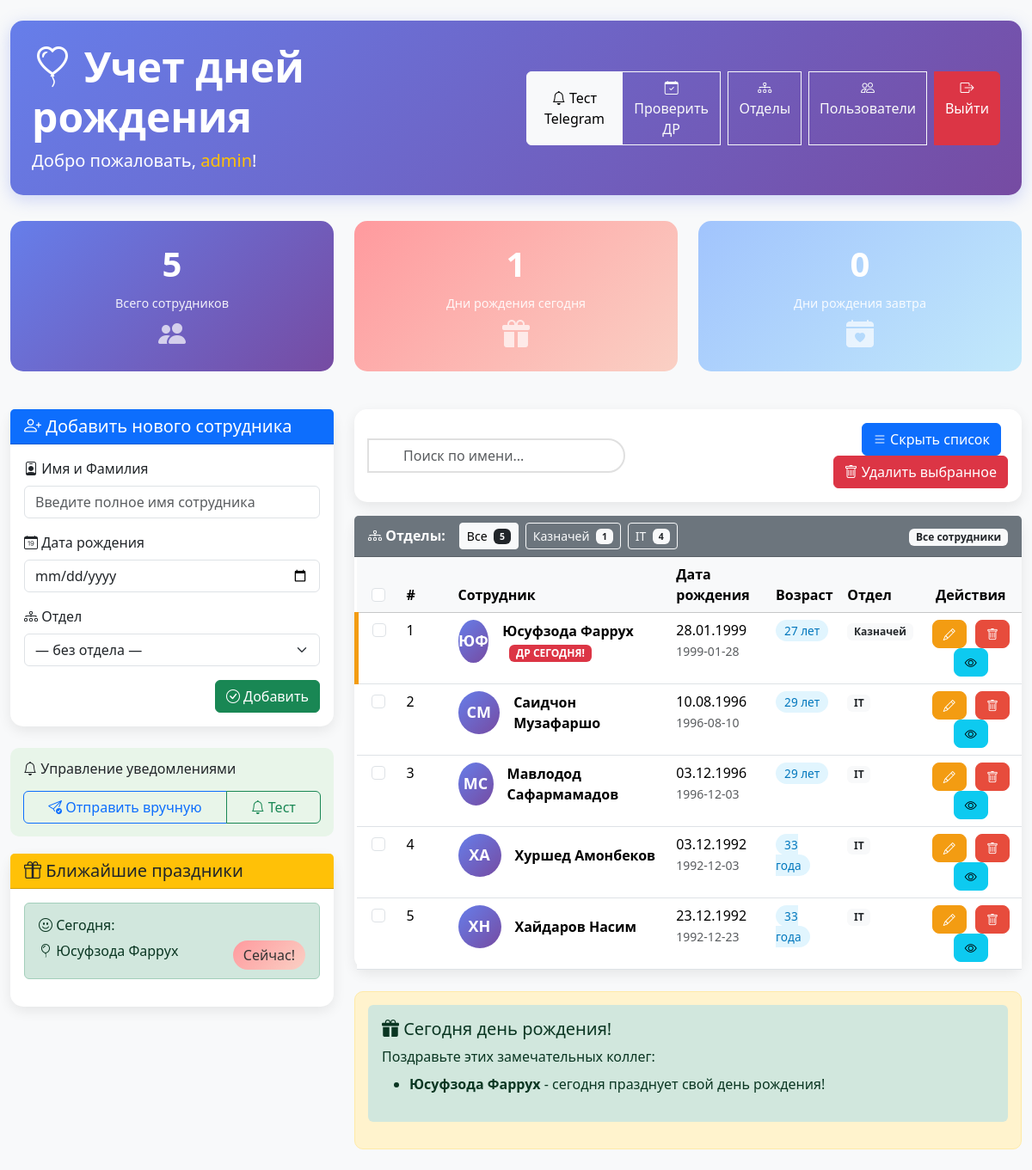
Page / (signed in) on the earlier database version.
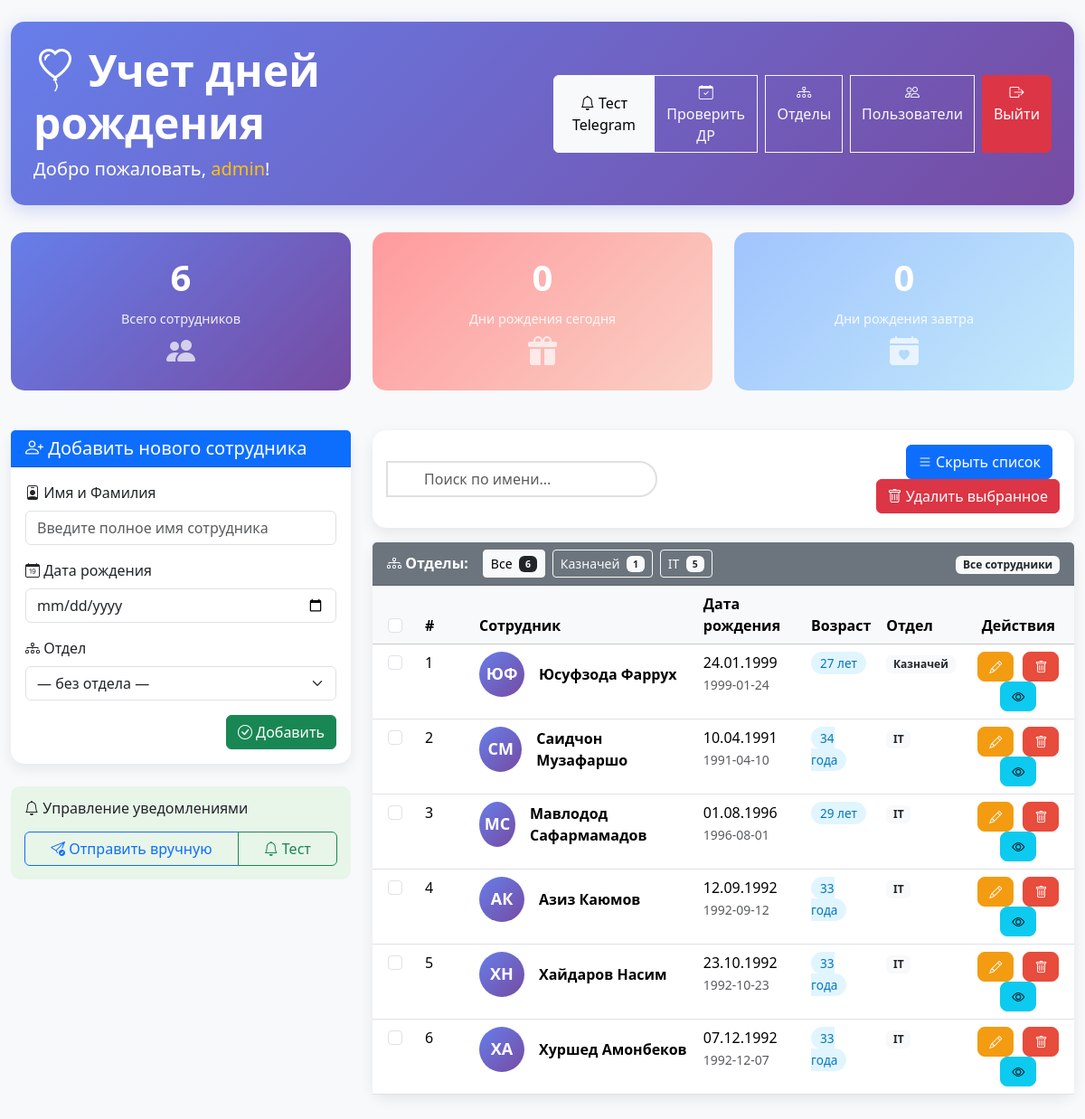
Same page on the later database version.
### tables this page shows
CREATE TABLE employees (
            id INTEGER PRIMARY KEY AUTOINCREMENT,
            name TEXT NOT NULL,
            dob TEXT NOT NULL
        , department_id INTEGER);

### app.py (the view, shortened to what this page needs)
@app.route("/", methods=["GET", "POST"])
@login_required
def index():
    conn = sqlite3.connect(DB_NAME)
    cur = conn.cursor()
    cur.execute("""
        SELECT e.id, e.name, e.dob, COALESCE(d.name,'') as department
        FROM employees e
        LEFT JOIN departments d ON d.id = e.department_id
    """)
    rows = cur.fetchall()
    conn.close()
    employees = [{"id": r[0], "name": r[1], "dob": r[2], "department": r[3]} for r in rows]
    employees_sorted = sorted(employees, key=lambda x: datetime.strptime(x["dob"], "%Y-%m-%d").replace(year=1900))
    today_md = datetime.now().strftime("%m-%d")
    tomorrow_md = (datetime.now() + timedelta(days=1)).strftime("%m-%d")
    birthdays_today = [e["name"] for e in employees if datetime.strptime(e["dob"], "%Y-%m-%d").strftime("%m-%d") == today_md]
    birthdays_tomorrow = [e["name"] for e in employees if datetime.strptime(e["dob"], "%Y-%m-%d").strftime("%m-%d") == tomorrow_md]
    return render_template(
        "index.html",
        employees=employees_sorted,
        birthdays_today=birthdays_today,
        birthdays_tomorrow=birthdays_tomorrow,
        username=session.get("username"),
        is_admin=session.get("is_admin"),
        now=datetime.now(),
        get_age_suffix=get_age_suffix,
        departments=get_departments()
    )

### templates/index.html (shortened to what this page needs)
<!DOCTYPE html>
<html lang="ru">
<head>
    <link href="https://cdn.jsdelivr.net/npm/bootstrap@5.3.2/dist/css/bootstrap.min.css" rel="stylesheet">
    <link rel="stylesheet" href="https://cdn.jsdelivr.net/npm/bootstrap-icons@1.10.0/font/bootstrap-icons.css">
</head>
<body>
<div class="container-fluid py-4">
    <div class="dashboard-header">
        <div class="row align-items-center">
            <div class="col-md-6">
                <h1 class="display-5 fw-bold mb-2">
                    <i class="bi bi-balloon-heart"></i> Учет дней рождения
                </h1>
                <p class="lead mb-0">Добро пожаловать, <strong class="text-warning">{{ username }}</strong>!</p>
            </div>
            <div class="col-md-6 text-end">
                <div class="btn-group" role="group">
                    <button type="button" class="btn btn-light" onclick="sendTestNotification()">
                        <i class="bi bi-bell"></i> Тест Telegram
                    </button>
                    <a href="{{ url_for('check_birthdays_manual') }}" class="btn btn-outline-light">
                        <i class="bi bi-calendar-check"></i> Проверить ДР
                    </a>
                    {% if is_admin %}
                    <a href="{{ url_for('departments') }}" class="btn btn-outline-light ms-2">
                        <i class="bi bi-diagram-3"></i> Отделы
                    </a>
                    <a href="{{ url_for('users') }}" class="btn btn-outline-light ms-2">
                        <i class="bi bi-people"></i> Пользователи
                    </a>
                    {% endif %}
                    <a href="{{ url_for('logout') }}" class="btn btn-danger ms-2">
                        <i class="bi bi-box-arrow-right"></i> Выйти
                    </a>
                </div>
            </div>
        </div>
    </div>
    <div class="row mb-4">
        <div class="col-md-4">
            <div class="stats-card total">
                <div class="stats-number">{{ employees|length }}</div>
                <div class="stats-label">Всего сотрудников</div>
                <i class="bi bi-people-fill" style="font-size: 2rem; opacity: 0.7;"></i>
            </div>
        </div>
        <div class="col-md-4">
            <div class="stats-card today">
                <div class="stats-number">{{ birthdays_today|length }}</div>
                <div class="stats-label">Дни рождения сегодня</div>
                <i class="bi bi-gift-fill" style="font-size: 2rem; opacity: 0.7;"></i>
            </div>
        </div>
        <div class="col-md-4">
            <div class="stats-card tomorrow">
                <div class="stats-number">{{ birthdays_tomorrow|length }}</div>
                <div class="stats-label">Дни рождения завтра</div>
                <i class="bi bi-calendar-heart-fill" style="font-size: 2rem; opacity: 0.7;"></i>
            </div>
        </div>
    </div>
    <div class="row">
        <div class="col-lg-4">
            <div class="card card-custom">
                <div class="card-header bg-primary text-white">
                    <h5 class="mb-0" id="formTitle">
                        <i class="bi bi-person-plus"></i> Добавить нового сотрудника
                    </h5>
                </div>
                <div class="card-body">
                    <form method="POST" id="employeeForm">
                        <div class="mb-3">
                            <label for="employeeName" class="form-label">
                                <i class="bi bi-person-badge"></i> Имя и Фамилия
                            </label>
                            <input type="text" class="form-control" id="employeeName" name="name"
                                   placeholder="Введите полное имя сотрудника" required>
                        </div>
                        <div class="mb-3">
                            <label for="employeeDob" class="form-label">
                                <i class="bi bi-calendar-date"></i> Дата рождения
                            </label>
                            <input type="date" class="form-control" id="employeeDob" name="dob" required>
                        </div>
                        <div class="mb-3">
                            <label for="employeeDept" class="form-label">
                                <i class="bi bi-diagram-3"></i> Отдел
                            </label>
                            <select class="form-select" id="employeeDept" name="department_id">
                                <option value="">— без отдела —</option>
                            </select>
                        </div>
                        <div class="d-grid gap-2 d-md-flex justify-content-md-end">
                            <button type="submit" class="btn btn-success" id="submitBtn">
                                <i class="bi bi-check-circle"></i> Добавить
                            </button>
                        </div>
                    </form>
                </div>
            </div>
            <div class="notification-controls">
                <h6><i class="bi bi-bell"></i> Управление уведомлениями</h6>
                <div class="btn-group w-100 mt-2" role="group">
                    <a href="{{ url_for('check_birthdays_manual') }}" class="btn btn-outline-primary">
                        <i class="bi bi-send-check"></i> Отправить вручную
                    </a>
                    <button type="button" class="btn btn-outline-success" onclick="sendTestNotification()">
                        <i class="bi bi-bell"></i> Тест
                    </button>
                </div>
            </div>
            {% if birthdays_today or birthdays_tomorrow %}
            <div class="card card-custom">
                <div class="card-header bg-warning text-dark">
                    <h5 class="mb-0"><i class="bi bi-gift"></i> Ближайшие праздники</h5>
                </div>
                <div class="card-body">
                    {% if birthdays_today %}
                    <div class="alert alert-success">
                        <h6><i class="bi bi-emoji-smile"></i> Сегодня:</h6>
                        <ul class="list-unstyled mb-0">
                            {% for name in birthdays_today %}
                            <li class="mb-1">
                                <i class="bi bi-balloon"></i> {{ name }}
                                <span class="badge-birthday float-end">Сейчас!</span>
                            </li>
                            {% endfor %}
                        </ul>
                    </div>
                    {% endif %}
                </div>
            </div>
            {% endif %}
        </div>
        <div class="col-lg-8">
            <div class="card card-custom mb-3">
                <div class="card-body">
                    <div class="row align-items-center">
                        <div class="col-md-6">
                            <div class="input-group position-relative">
                                <span class="input-group-text search-icon">
                                </span>
                                <input type="text" id="searchInput" class="form-control search-box"
                                       placeholder="Поиск по имени...">
                            </div>
                        </div>
                        <div class="col-md-6 text-end">
                            <button class="btn btn-primary me-2" onclick="toggleEmployeeList()">
                                <i class="bi bi-list"></i>
                                <span id="toggleText">Скрыть список</span>
                            </button>
                            <button class="btn btn-danger" onclick="deleteSelected()">
                                <i class="bi bi-trash"></i> Удалить выбранное
                            </button>
                        </div>
                    </div>
                </div>
            </div>
            <div class="card card-custom" id="employeeListCard">
                <div class="card-header bg-secondary text-white">
                    <div class="d-flex flex-wrap align-items-center gap-2">
                        <div class="me-2 text-white fw-semibold">
                            <i class="bi bi-diagram-3"></i> Отделы:
                        </div>
                        <button type="button" class="btn btn-sm btn-light" onclick="filterByDepartment('ALL')">
                            Все
                            <span class="badge bg-dark ms-1" id="countAll">{{ employees|length }}</span>
                        </button>
                        <div id="deptButtons" class="d-flex flex-wrap gap-2"></div>
                        <div class="ms-auto text-white">
                            <span class="badge bg-light text-dark" id="currentFilterLabel">Все сотрудники</span>
                        </div>
                    </div>
                </div>
                <div class="card-body p-0">
                    <div class="table-responsive">
                        <table class="table table-hover mb-0">
                            <thead class="table-light">
                            <tr>
                                <th width="50" class="text-center">
                                    <input type="checkbox" id="selectAll" class="form-check-input">
                                </th>
                                <th width="60">#</th>
                                <th>Сотрудник</th>
                                <th>Дата рождения</th>
                                <th>Возраст</th>
                                <th>Отдел</th>
                                <th class="text-center">Действия</th>
                            </tr>
                            </thead>
                            <tbody id="employeeTableBody">
                            {% for emp in employees %}
                                {% set birth_date = emp.dob.split('-') %}
                                {% set birth_year = birth_date[0]|int %}
                                {% set birth_month = birth_date[1]|int %}
                                {% set birth_day = birth_date[2]|int %}
                                {% set age = now.year - birth_year %}
                                {% if now.month < birth_month or (now.month == birth_month and now.day < birth_day) %}
                                    {% set age = age - 1 %}
                                {% endif %}
                                <tr data-id="{{ emp.id }}"
                                    class="employee-row {% if emp.name in birthdays_today %}birthday-today{% elif emp.name in birthdays_tomorrow %}birthday-tomorrow{% endif %}">
                                    <td class="text-center">
                                        <input type="checkbox" class="form-check-input employee-checkbox"
                                               value="{{ emp.id }}">
                                    </td>
                                    <td>{{ loop.index }}</td>
                                    <td>
                                        <div class="d-flex align-items-center">
                                            <div class="employee-avatar me-3">
                                                {{ emp.name.split(' ')[0][0] }}{% if emp.name.split(' ')|length > 1 %}{{ emp.name.split(' ')[-1][0] }}{% else %}{{ emp.name[0] }}{% endif %}
                                            </div>
                                            <div>
                                                <strong>{{ emp.name }}</strong>
                                                {% if emp.name in birthdays_today %}
                                                <span class="badge bg-danger ms-2">ДР СЕГОДНЯ!</span>
                                                {% elif emp.name in birthdays_tomorrow %}
                                                <span class="badge bg-warning ms-2">ДР ЗАВТРА</span>
                                                {% endif %}
                                            </div>
                                        </div>
                                    </td>
                                    <td>
                                        {{ "%02d"|format(birth_day) }}.{{ "%02d"|format(birth_month) }}.{{ birth_year }}
                                        <br>
                                        <small class="text-muted">{{ emp.dob }}</small>
                                    </td>
                                    <td>
                                        <span class="age-badge">{{ age }} {{ get_age_suffix(age) }}</span>
                                    </td>
                                    <td>
                                        <span class="badge bg-light text-dark">
                                            {{ emp.department if emp.department else "—" }}
                                        </span>
                                    </td>
                                    <td class="text-center action-buttons">
                                        <button class="btn btn-sm btn-edit" onclick="editEmployee({{ emp.id }})" title="Редактировать">
                                            <i class="bi bi-pencil"></i>
                                        </button>
                                        <button class="btn btn-sm btn-delete" onclick="deleteEmployee({{ emp.id }})" title="Удалить">
                                            <i class="bi bi-trash"></i>
                                        </button>
                                        <button class="btn btn-sm btn-info" onclick="viewEmployee({{ emp.id }}, '{{ emp.name }}', '{{ emp.dob }}', '{{ emp.department|default("") }}')" title="Просмотр">
                                            <i class="bi bi-eye"></i>
                                        </button>
                                    </td>
                                </tr>
                            {% endfor %}
                            </tbody>
                        </table>
                    </div>
                </div>
            </div>
            {% if birthdays_today %}
            <div class="birthday-message show">
                <div class="alert alert-success border-0">
                    <h5><i class="bi bi-gift-fill"></i> Сегодня день рождения!</h5>
                    <p class="mb-2">Поздравьте этих замечательных коллег:</p>
                    <ul>
                        {% for name in birthdays_today %}
                        <li><strong>{{ name }}</strong> - сегодня празднует свой день рождения!</li>
                        {% endfor %}
                    </ul>
                </div>
            </div>
            {% endif %}
        </div>
    </div>
</div>
</body>
</html>

Differences in the rows shown:
no longer on one of the page's lists (row edited): employees: name "Юсуфзода Фаррух"
changed employees "Юсуфзода Фаррух": birth_day "28" → "24"; dob "1999-01-28" → "1999-01-24"; no longer shows "ДР СЕГОДНЯ!"
changed employees "Саидчон Музафаршо": birth_month "08" → "04"; birth_year "1996" → "1991"; dob "1996-08-10" → "1991-04-10"; age "29" → "34"; get_age_suffix "лет" → "года"
changed employees "Мавлодод Сафармамадов": birth_day "03" → "01"; birth_month "12" → "08"; dob "1996-12-03" → "1996-08-01"
added employees: name "А", name "К", name "Азиз Каюмов", birth_day "12", birth_month "09", birth_year "1992", dob "1992-09-12", age "33", get_age_suffix "года", department "IT", shown under "Управление уведомлениями"
changed employees "Хайдаров Насим": birth_month "12" → "10"; dob "1992-12-23" → "1992-10-23"; moves up the list
changed employees "Хуршед Амонбеков": birth_day "03" → "07"; dob "1992-12-03" → "1992-12-07"
Other differences:
{{ employees|length }}: "5" → "6"
{{ birthdays_today|length }}: "1" → "0"
text written by a page script: "Казначей 1 IT 4" → "Казначей 1 IT 5"
text no longer shown: "Ближайшие праздники Сегодня: Сегодня день рождения! Поздравьте этих замечательных коллег:"
